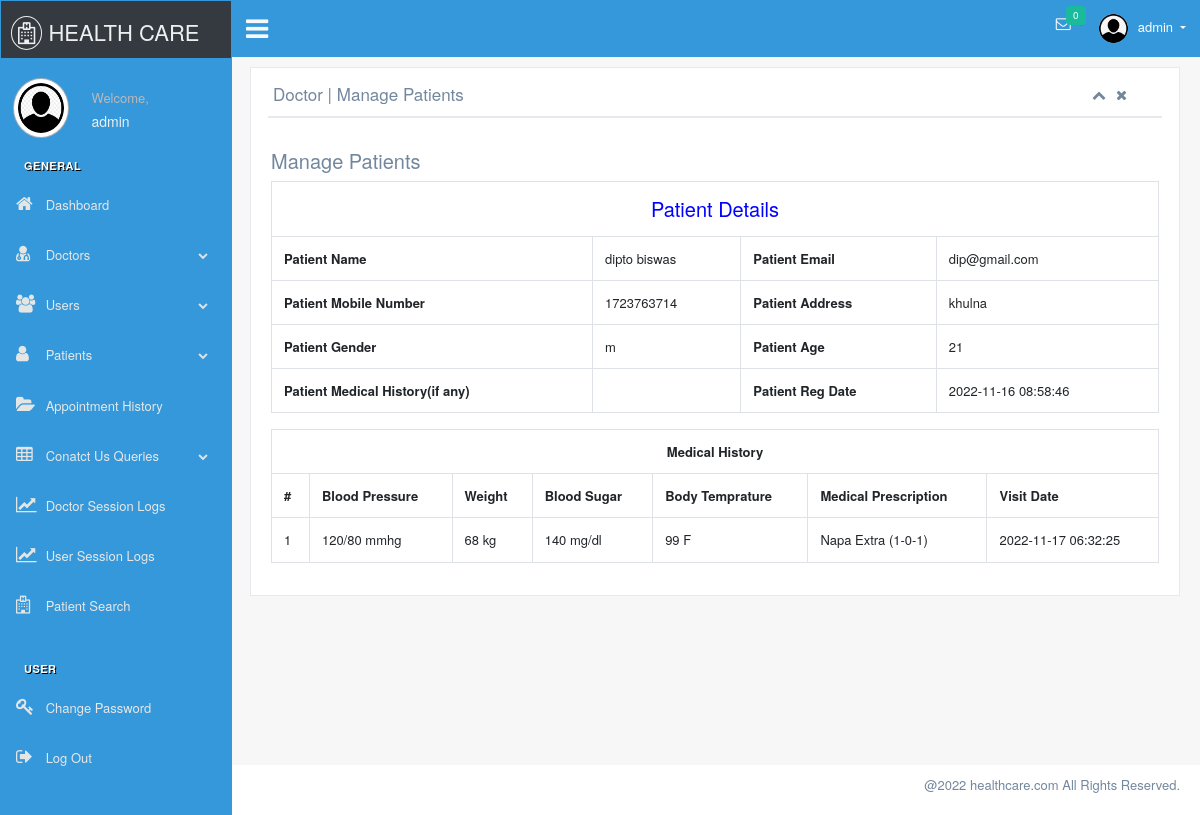
The app's page /admin/view-patient.php?viewid=3 (signed in) with its own data.
### tables this page shows
CREATE TABLE `patient` (
  `id` int(11) NOT NULL,
  `aid` int(11) DEFAULT NULL,
  `did` int(11) NOT NULL,
  `patname` varchar(40) DEFAULT NULL,
  `patcontact` varchar(100) DEFAULT NULL,
  `patemail` varchar(100) DEFAULT NULL,
  `gender` varchar(10) DEFAULT NULL,
  `pataddress` varchar(100) DEFAULT NULL,
  `patage` int(11) DEFAULT NULL,
  `status` int(11) NOT NULL DEFAULT 0,
  `medhis` varchar(100) DEFAULT NULL,
  `cDate` timestamp NOT NULL DEFAULT current_timestamp(),
  `appDate` timestamp NOT NULL DEFAULT current_timestamp(),
  `updateDate` timestamp NOT NULL DEFAULT '0000-00-00 00:00:00' ON UPDATE current_timestamp()
);

CREATE TABLE `tblmedicalhistory` (
  `ID` int(10) NOT NULL,
  `PatientID` int(10) DEFAULT NULL,
  `BloodPressure` varchar(200) DEFAULT NULL,
  `BloodSugar` varchar(200) NOT NULL,
  `Weight` varchar(100) DEFAULT NULL,
  `Temperature` varchar(200) DEFAULT NULL,
  `MedicalPres` mediumtext DEFAULT NULL,
  `CreationDate` timestamp NOT NULL DEFAULT current_timestamp() ON UPDATE current_timestamp()
);

### admin/view-patient.php (the view, shortened to what this page needs)
<!DOCTYPE html>
<html lang="en">
<head>
	<?php include 'include/head.php';?>
</head>
<body class="nav-md">
	<?php include('include/header.php');?>
	<div class="row">
		<div class="col-md-12">
			<h5 class="over-title margin-bottom-15">Manage <span class="text-bold">Patients</span></h5>
			<?php
			$vid=$_GET['viewid'];
			$ret=mysqli_query($con,"select * from patient where ID='$vid'");
			$cnt=1;
			while ($row=mysqli_fetch_array($ret)) {
				?>
				<table border="1" class="table table-bordered">
					<tr align="center">
						<td colspan="4" style="font-size:20px;color:blue">
						Patient Details</td></tr>
						<tr>
							<th scope>Patient Name</th>
							<td><?php  echo $row['patname'];?></td>
							<th scope>Patient Email</th>
							<td><?php  echo $row['patemail'];?></td>
						</tr>
						<tr>
							<th scope>Patient Mobile Number</th>
							<td><?php  echo $row['patcontact'];?></td>
							<th>Patient Address</th>
							<td><?php  echo $row['pataddress'];?></td>
						</tr>
						<tr>
							<th>Patient Gender</th>
							<td><?php  echo $row['gender'];?></td>
							<th>Patient Age</th>
							<td><?php  echo $row['patage'];?></td>
						</tr>
						<tr>
							<th>Patient Medical History(if any)</th>
							<td><?php  echo $row['patmde'];?></td>
							<th>Patient Reg Date</th>
							<td><?php  echo $row['appDate'];?></td>
						</tr>
					<?php }?>
				</table>
				<?php
				$ret=mysqli_query($con,"select * from tblmedicalhistory  where PatientID='$vid'");
				?>
				<table id="datatable" class="table table-bordered dt-responsive nowrap" style="border-collapse: collapse; border-spacing: 0; width: 100%;">
					<tr align="center">
						<th colspan="8" >Medical History</th>
					</tr>
					<tr>
						<th>#</th>
						<th>Blood Pressure</th>
						<th>Weight</th>
						<th>Blood Sugar</th>
						<th>Body Temprature</th>
						<th>Medical Prescription</th>
						<th>Visit Date</th>
					</tr>
					<?php
					while ($row=mysqli_fetch_array($ret)) {
						?>
						<tr>
							<td><?php echo $cnt;?></td>
							<td><?php  echo $row['BloodPressure'];?></td>
							<td><?php  echo $row['Weight'];?></td>
							<td><?php  echo $row['BloodSugar'];?></td>
							<td><?php  echo $row['Temperature'];?></td>
							<td><?php  echo $row['MedicalPres'];?></td>
							<td><?php  echo $row['CreationDate'];?></td>
						</tr>
						<?php $cnt=$cnt+1;} ?>
					</table>
				</div>
			</div>
			<?php include('include/footer.php');?>
		</body>

### records on screen
patient: patname "dipto biswas", patemail "dip@gmail.com", patcontact "1723763714", pataddress "khulna", gender "m", patage "21", appDate "2022-11-16 08:58:46"
tblmedicalhistory: BloodPressure "120/80 mmhg", Weight "68 kg", BloodSugar "140 mg/dl", Temperature "99 F", MedicalPres "Napa Extra (1-0-1)", CreationDate "2022-11-17 06:32:25"

### other values on screen
$_SESSION['login'] "admin"
$genoti "0"
$page_title "Doctor | Manage Patients"
